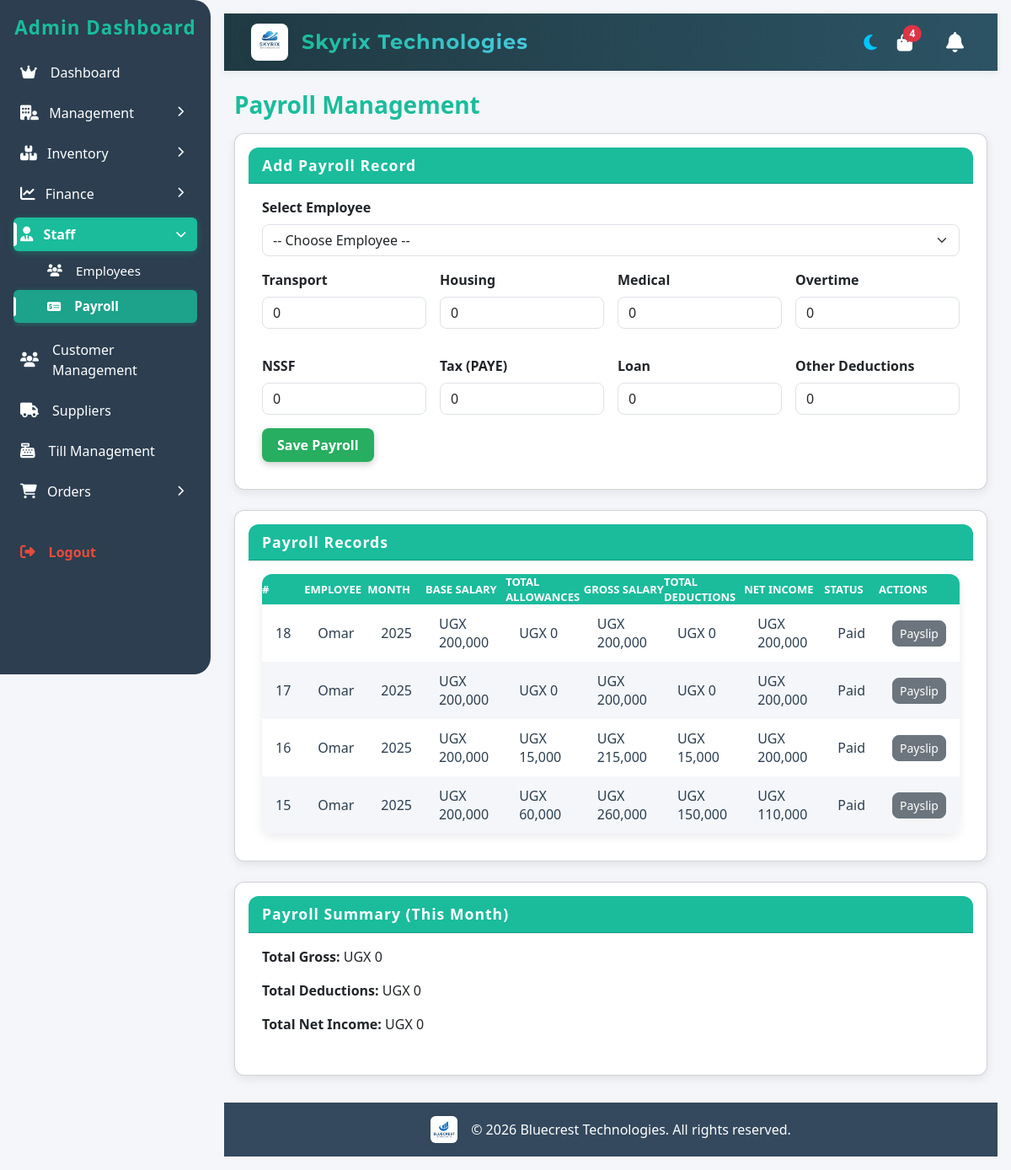
Screenshot of /pages/payroll.php (signed in) with the database file from the repository.
### tables this page shows
CREATE TABLE `payroll` (
  `id` int(11) NOT NULL,
  `user-id` int(11) NOT NULL,
  `base_salary` decimal(10,0) NOT NULL,
  `transport` decimal(10,0) DEFAULT NULL,
  `housing` decimal(10,0) DEFAULT NULL,
  `medical` decimal(10,0) DEFAULT NULL,
  `overtime` decimal(10,0) DEFAULT NULL,
  `nssf` decimal(10,0) DEFAULT NULL,
  `tax` decimal(10,0) DEFAULT NULL,
  `loan` decimal(10,0) DEFAULT NULL,
  `other_deductions` decimal(10,0) DEFAULT NULL,
  `gross_salary` decimal(10,0) NOT NULL,
  `net_salary` decimal(10,0) NOT NULL,
  `month` decimal(10,0) NOT NULL,
  `status` enum('Pending','Paid') DEFAULT NULL,
  `created_at` timestamp NOT NULL DEFAULT current_timestamp() ON UPDATE current_timestamp(),
  `staff_id` int(11) NOT NULL,
  `amount` decimal(10,0) NOT NULL
);

CREATE TABLE `users` (
  `id` int(11) NOT NULL,
  `username` varchar(255) NOT NULL,
  `email` varchar(255) NOT NULL,
  `password` varchar(255) NOT NULL,
  `role` enum('admin','staff','manager','super') NOT NULL,
  `phone` int(11) NOT NULL,
  `branch-id` int(11) NOT NULL,
  `business_id` int(11) DEFAULT NULL,
  `created_at` datetime DEFAULT current_timestamp()
);

### pages/payroll.php (the view, shortened to what this page needs)
<?php
include '../includes/db.php';
include '../includes/header.php';
?>
<link rel="stylesheet" href="assets/css/payroll.css">
<div class="container mt-4">
    <h3 class="mb-3" style="color:var(--primary-color);font-weight:700;">Payroll Management</h3>
    <div class="card mb-4">
        <div class="card-header">Add Payroll Record</div>
        <div class="card-body">
            <form method="POST">
                <div class="mb-3">
                    <label class="form-label fw-semibold">Select Employee</label>
                    <select name="user-id" class="form-select" required>
                        <option value="">-- Choose Employee --</option>
                    </select>
                </div>
                <div class="row g-3">
                    <div class="col-md-3">
                        <label class="form-label fw-semibold">Transport</label>
                        <input type="number" name="transport" class="form-control" value="0">
                    </div>
                    <div class="col-md-3">
                        <label class="form-label fw-semibold">Housing</label>
                        <input type="number" name="housing" class="form-control" value="0">
                    </div>
                    <div class="col-md-3">
                        <label class="form-label fw-semibold">Medical</label>
                        <input type="number" name="medical" class="form-control" value="0">
                    </div>
                    <div class="col-md-3">
                        <label class="form-label fw-semibold">Overtime</label>
                        <input type="number" name="overtime" class="form-control" value="0">
                    </div>
                </div>
                <div class="row g-3 mt-3">
                    <div class="col-md-3">
                        <label class="form-label fw-semibold">NSSF</label>
                        <input type="number" name="nssf" class="form-control" value="0">
                    </div>
                    <div class="col-md-3">
                        <label class="form-label fw-semibold">Tax (PAYE)</label>
                        <input type="number" name="tax" class="form-control" value="0">
                    </div>
                    <div class="col-md-3">
                        <label class="form-label fw-semibold">Loan</label>
                        <input type="number" name="loan" class="form-control" value="0">
                    </div>
                    <div class="col-md-3">
                        <label class="form-label fw-semibold">Other Deductions</label>
                        <input type="number" name="other_deductions" class="form-control" value="0">
                    </div>
                </div>
                <button type="submit" name="save_payroll" class="btn btn-success mt-3">Save Payroll</button>
            </form>
        </div>
    </div>
    <div class="card mb-4 d-none d-md-block">
      <div class="card-header">Payroll Records</div>
      <div class="card-body">
        <div class="transactions-table">
          <table>
            <thead>
              <tr>
                <th>#</th>
                <th>Employee</th>
                <th>Month</th>
                <th>Base Salary</th>
                <th>Total Allowances</th>
                <th>Gross Salary</th>
                <th>Total Deductions</th>
                <th>Net Income</th>
                <th>Status</th>
                <th>Actions</th>
              </tr>
            </thead>
            <tbody>
              <?php
              $sql = "SELECT p.*, u.username
                  FROM payroll p
                  JOIN employees e ON p.`user-id` = e.id
                  JOIN users u ON e.`user-id` = u.id
                  ORDER BY p.id DESC";
              $records = mysqli_query($conn, $sql);
              while ($row = mysqli_fetch_assoc($records)) {
                  $allowances = $row['transport'] + $row['housing'] + $row['medical'] + $row['overtime'];
                  $gross = $row['base_salary'] + $allowances;
                  $deductions = $row['nssf'] + $row['tax'] + $row['loan'] + $row['other_deductions'];
                  $net = $gross - $deductions;
                  echo "<tr>
                          <td>{$row['id']}</td>
                          <td>{$row['username']}</td>
                          <td>{$row['month']}</td>
                          <td>UGX " . number_format($row['base_salary'], 0) . "</td>
                          <td>UGX " . number_format($allowances, 0) . "</td>
                          <td>UGX " . number_format($gross, 0) . "</td>
                          <td>UGX " . number_format($deductions, 0) . "</td>
                          <td>UGX " . number_format($net, 0) . "</td>
                          <td>{$row['status']}</td>
                          <td>";
              echo "<a href='payrollPayslip.php?id={$row['id']}' class='btn btn-secondary btn-sm'>Payslip</a>
                    </td>
                    </tr>";
          }
          ?>
        </tbody>
      </table>
    </div>
  </div>
</div>
    <div class="card">
        <div class="card-header">Payroll Summary (This Month)</div>
        <div class="card-body">
            <?php
            $total_gross = 0;
            $total_deductions = 0;
            $total_net = $total_gross - $total_deductions;
            ?>
            <p><b>Total Gross:</b> UGX <?= number_format($total_gross, 0) ?></p>
            <p><b>Total Deductions:</b> UGX <?= number_format($total_deductions, 0) ?></p>
            <p><b>Total Net Income:</b> UGX <?= number_format($total_net, 0) ?></p>
        </div>
    </div>
</div>
<?php include '../includes/footer.php'; ?>

### pages/assets/css/style.css (style rules this page uses)
:root { --bg-color: #f4f6f9; --text-color: #2c3e50; --card-bg: #fff; --card-shadow: rgba(0,0,0,0.08); --primary-color: #1abc9c; --success-color: #2ecc71; --warning-color: #f1c40f; --danger-color: #e74c3c; --info-color: #3498db; --secondary-color: #95a5a6; }
* { box-sizing: border-box; margin: 0; padding: 0; }
body { background-color: var(--bg-color); color: var(--text-color); font-family: 'Segoe UI', Tahoma, Geneva, Verdana, sans-serif; margin: 0; padding: 0; }
a { text-decoration: none; color: inherit; }
h1,h2,h3,h4,h5,h6 { margin: 0; }
.card { background: var(--card-bg); padding: 1rem; border-radius: 12px; box-shadow: 0 4px 12px var(--card-shadow); transition: transform 0.2s ease; }
.transactions-table table { width: 100%; border-collapse: collapse; background: var(--card-bg); border-radius: 12px; overflow: hidden; box-shadow: 0 4px 12px var(--card-shadow); }
.transactions-table thead { background: var(--primary-color); color: #fff; }
.transactions-table tbody td { color: var(--text-color); padding: 0.75rem 1rem; }
.transactions-table tbody tr { background-color: #fff; transition: background 0.2s; }
.transactions-table tbody tr:nth-child(even) { background-color: #f4f6f9; }

### pages/assets/css/payroll.css (style rules this page uses)
.card { border-radius: 12px; box-shadow: 0px 4px 12px rgba(0,0,0,0.08); transition: transform 0.2s ease-in-out; background: var(--card-bg); }
.card-header { font-weight: 600; background: var(--primary-color); color: #fff !important; border-radius: 12px 12px 0 0 !important; font-size: 1.1rem; letter-spacing: 1px; }
.form-control, .form-select { border-radius: 8px; }
.btn-success { background: #27ae60 !important; border: none; border-radius: 8px; padding: 8px 18px; font-weight: 600; color: #fff !important; box-shadow: 0px 3px 8px rgba(0,0,0,0.2); transition: background 0.2s; }
.btn-secondary, .btn-sm { border-radius: 8px; font-weight: 500; }
.transactions-table table { width: 100%; border-collapse: collapse; background: var(--card-bg); border-radius: 12px; overflow: hidden; box-shadow: 0 4px 12px var(--card-shadow); }
.transactions-table thead { background: var(--primary-color); color: #fff; text-transform: uppercase; font-size: 13px; }
.transactions-table tbody td { color: var(--text-color); padding: 0.75rem 1rem; }
.transactions-table tbody tr { background-color: #fff; transition: background 0.2s; }
.transactions-table tbody tr:nth-child(even) { background-color: #f4f6f9; }

### rows the page displays
payroll: id "18", users.username "Omar", month "2025", base_salary "200,000", transport "0", gross "200,000", nssf "0", net "200,000", status "Paid"
payroll: id "17", users.username "Omar", month "2025", base_salary "200,000", transport "0", gross "200,000", nssf "0", net "200,000", status "Paid"
payroll: id "16", users.username "Omar", month "2025", base_salary "200,000", allowances "15,000", gross "215,000", deductions "15,000", net "200,000", status "Paid"
payroll: id "15", users.username "Omar", month "2025", base_salary "200,000", allowances "60,000", gross "260,000", deductions "150,000", net "110,000", status "Paid"

### other values shown
$pending_orders_count "4"
$total_gross "0"
$total_deductions "0"
$total_net "0"
